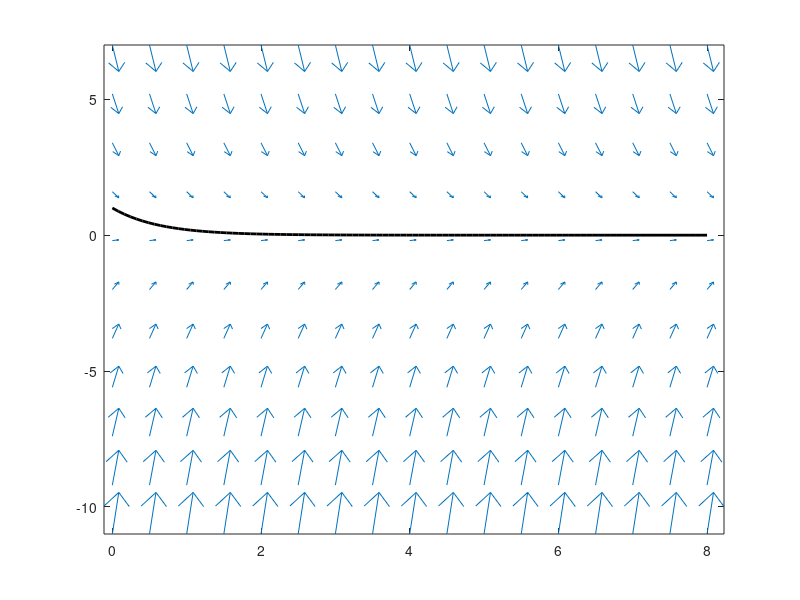

Source code (MATLAB): (Note: this script raises an error after producing the figure.)
clear;
funcODE = @(t, y) -1.6*y;
N=5;

figure
t = 0:0.5:8; y = -11:1.8:7; % define a grid in t & y directions
[T, Y] = meshgrid(t, y); % create 2 d matrices of points in ty - plane
dT = ones(size(T)); % dt =1 for all points
dY = -1.6*Y; % dy = -1.6* y ; this is the ODE
quiver (T, Y, dT, dY) % draw arrows (t , y ) - >( t + dt , t + dy )
axis tight % adjust look
hold on
t_exact = linspace(0,8,100);
y_exact = exp(-1.6*t_exact);
plot(t_exact, y_exact, 'k', 'linewidth', 2)
[t_approximate, y_approximate] = impeuler(funcODE, [0,8], 1, N);
[t_approximate, y_approximate]
plot(t_approximate, y_approximate, 'ro-', 'linewidth', 2)
legend('Slope Field', 'Exact Soln', 'Approx. Soln (N=5)', 'location', 'northwest');
hold off;
